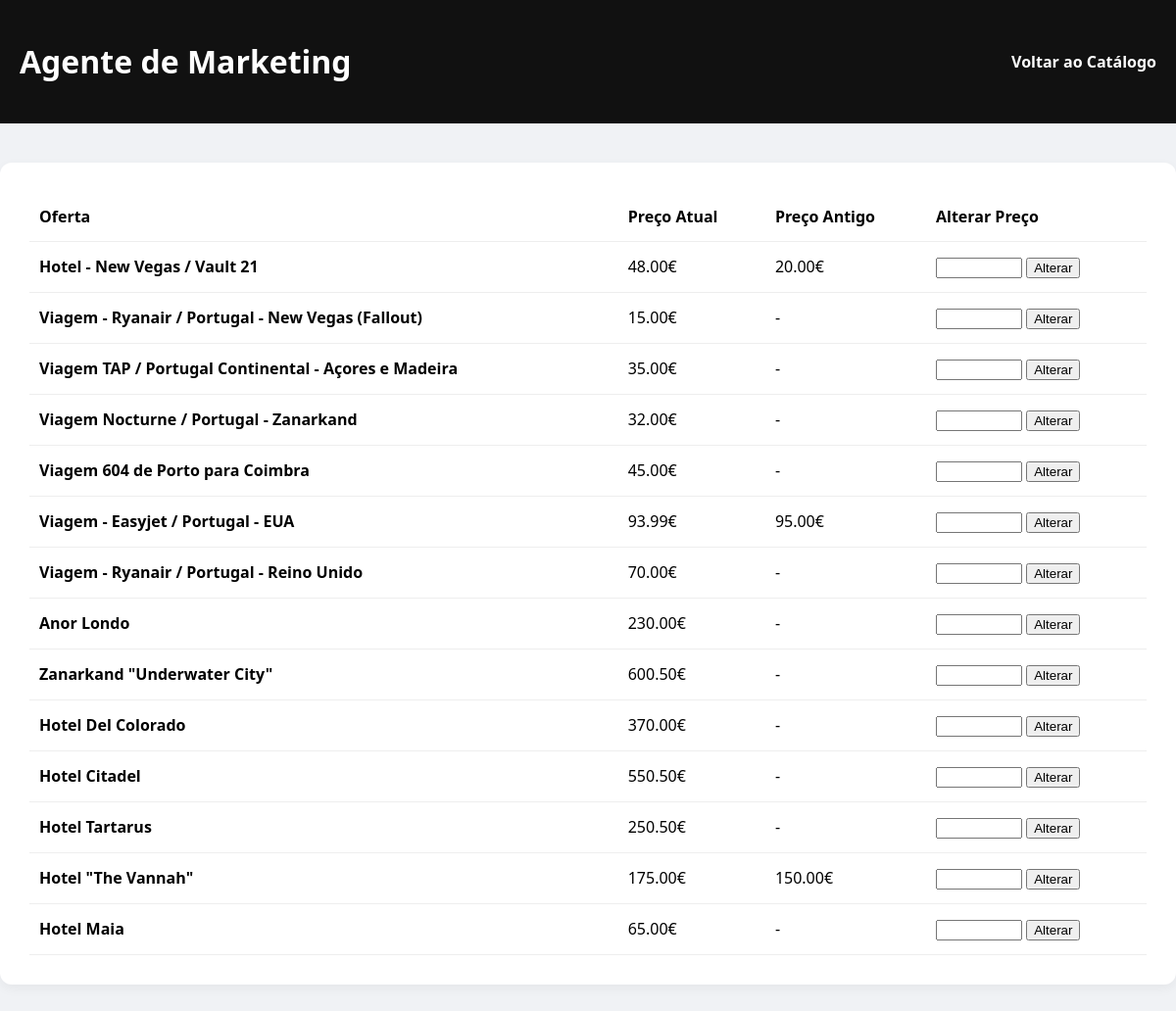
Page /scripts/agentemarketing.php on the earlier database version.
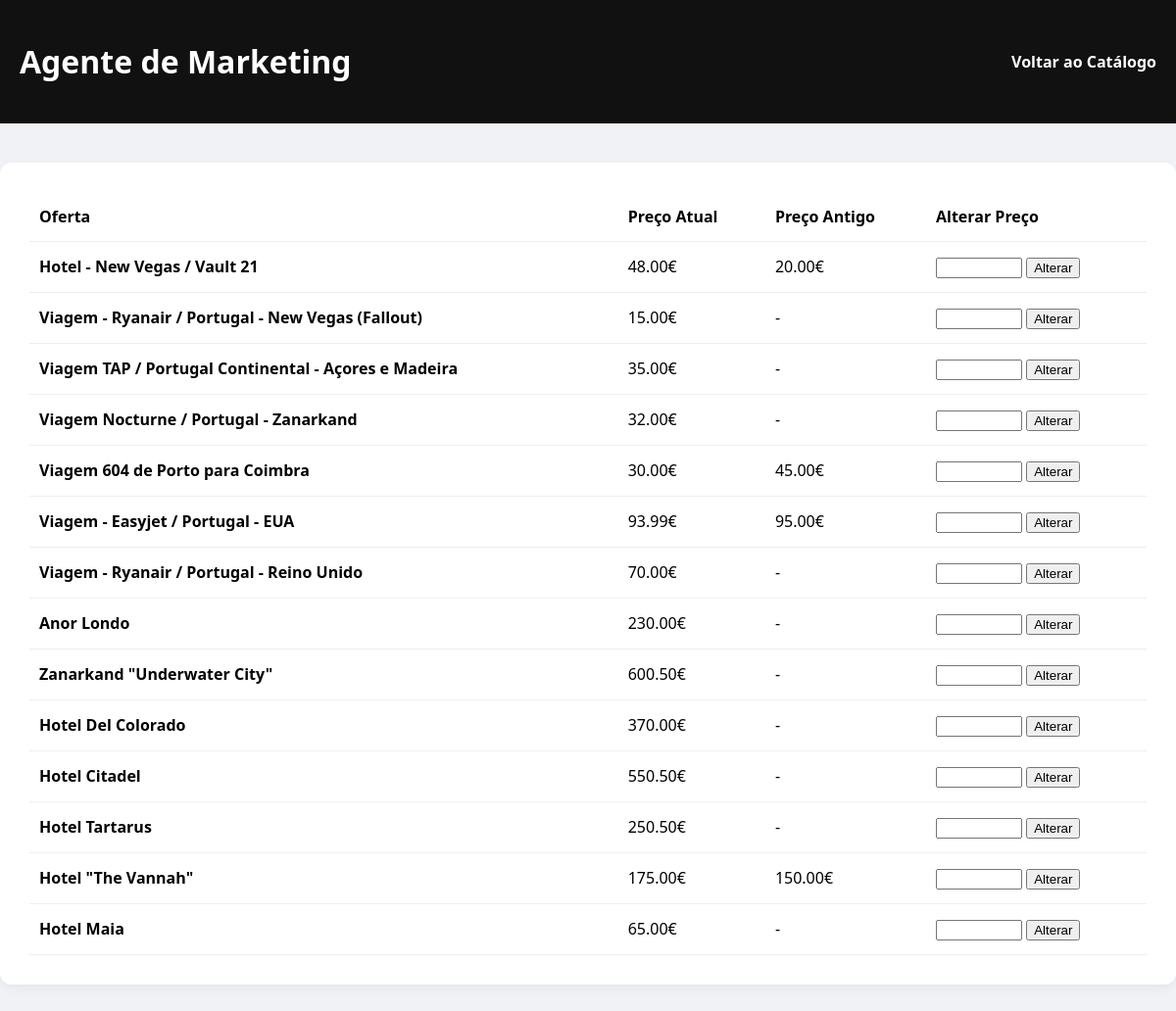
Same page on the later database version.
### tables this page shows
CREATE TABLE ofertas (
    id INTEGER PRIMARY KEY AUTOINCREMENT,
    titulo TEXT NOT NULL,
    descricao TEXT NOT NULL,
    preco REAL NOT NULL,
    preco_antigo REAL
);

### scripts/agentemarketing.php (the view, shortened to what this page needs)
<?php
$db = new PDO("sqlite:" . __DIR__ . "/hshotels.db");
$ofertas = $db->query("SELECT * FROM ofertas ORDER BY id DESC")->fetchAll(PDO::FETCH_ASSOC);
?>
<!DOCTYPE html>
<html lang="pt-PT">
<head>
</head>
<body>
    <div class="header">
        <h1>Agente de Marketing</h1>
        <a href="catalogo.php" style="color: white; text-decoration: none; font-weight: bold;">Voltar ao Catálogo</a>
    </div>
    <div class="container">
        <table>
            <thead>
                <tr>
                    <th>Oferta</th>
                    <th>Preço Atual</th>
                    <th>Preço Antigo</th>
                    <th>Alterar Preço</th>
                </tr>
            </thead>
            <tbody>
                <?php foreach ($ofertas as $o): ?>
                    <tr>
                        <td><strong><?php echo htmlspecialchars($o['titulo']); ?></strong></td>
                        <td><?php echo number_format($o['preco'], 2); ?>€</td>
                        <td><?php echo $o['preco_antigo'] ? number_format($o['preco_antigo'], 2) . "€" : "-"; ?></td>
                        <td>
                            <form method="POST">
                                <input type="number" name="novo_preco" step="0.01" required style="width: 80px;">
                                <button type="submit">Alterar</button>
                            </form>
                        </td>
                    </tr>
                <?php endforeach; ?>
            </tbody>
        </table>
    </div>
</body>
</html>

Differences in the rows shown:
changed ofertas "Viagem 604 de Porto para Coimbra": preco "45.00" → "30.00"; preco_antigo (not shown) → "45.00"; preco_antigo "-" → "€"
